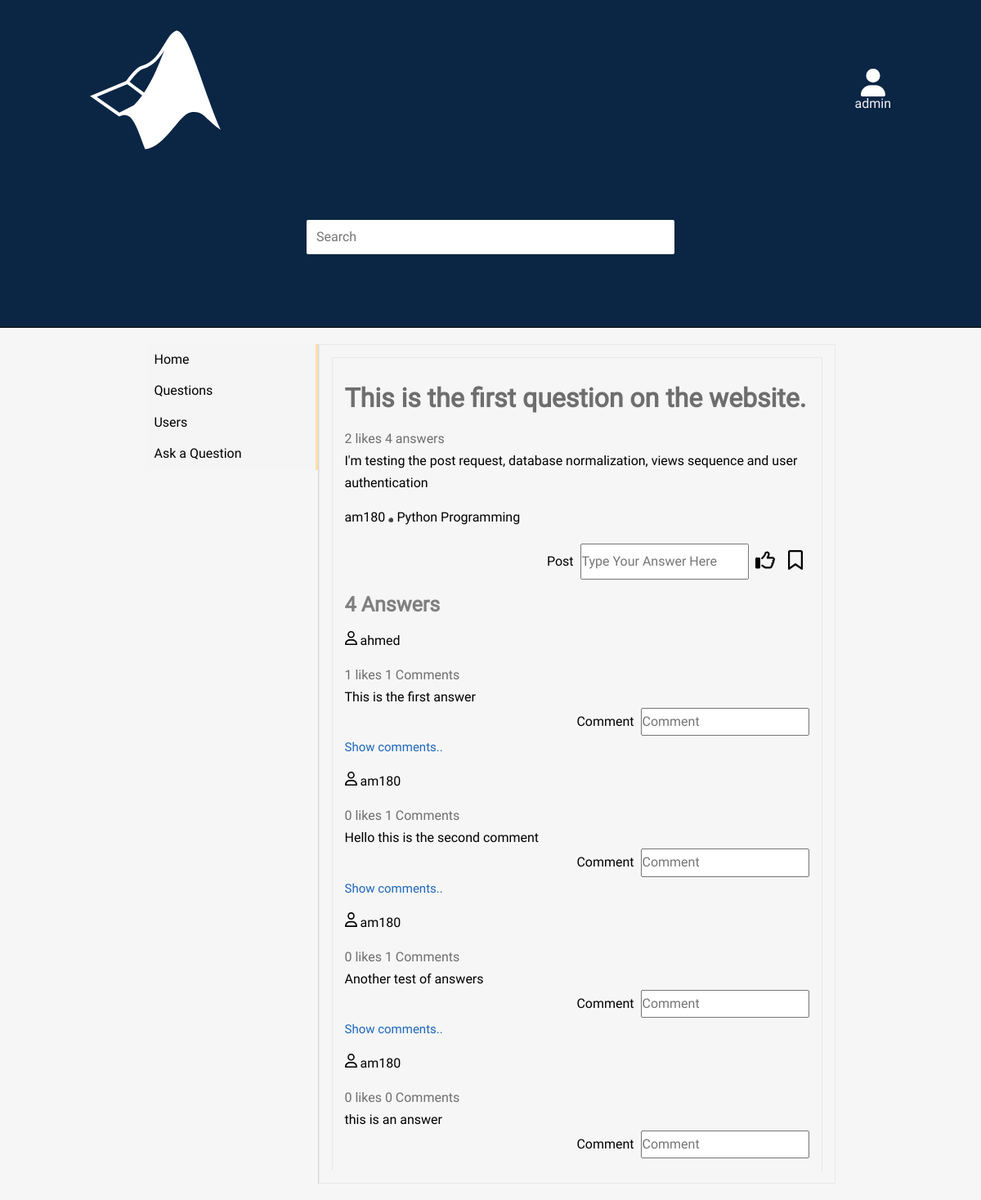
Screenshot of /3/ (signed in) with the database file from the repository.
### stack_eng/models.py (models this page shows, shortened)
class Question(models.Model):
    title = models.CharField(max_length=200)
    question_text = models.CharField(max_length=1500)
    publisher = models.ForeignKey(User, on_delete=models.CASCADE, related_name='question')
    views = models.IntegerField(default=0)
    image = models.ImageField(upload_to='images/questions/%y/%m/%d', blank=True, null=True)
    subject = models.CharField(max_length=50)
    pub_date = models.DateTimeField(default= datetime.now())
    slug = models.SlugField(blank=True, null=True)

class Answer(models.Model):
    question = models.ForeignKey(Question, on_delete=models.CASCADE, related_name='answer')
    answer_text = models.CharField(max_length=2500)
    publisher = models.ForeignKey(User, on_delete=models.CASCADE, related_name='answer')
    pub_date = models.DateTimeField(default= datetime.now())

### stack_eng/views.py (the view)
# urls.py: path('<int:pk>/', views.question, name='question'),
def question(request, pk):
    user = request.user
    question = Question.objects.get(pk=pk)
    answers = Answer.objects.filter(question=question).annotate(number_of_comments=Count('comment')).annotate(num_of_likes=Count('answer_like'))
    answersCounter = answers.count()
    comments = Comment.objects.filter(question=question)
    qlikes = QuestionLike.objects.filter(question=question)
    qlikesCounter = qlikes.count()
    alike = AnswerLike.objects.filter(question=question, liked_by=user)
    question_like = QuestionLike.objects.filter(question=question, liked_by = user).exists()
    save_status = False
    if Save.objects.filter(question=question, saved_by=user):
        save_status=True
    return render(request, 'question.html',
        {'question':question,
        'answers':answers,
        'answersCount':answersCounter,
        'comments':comments,
        'num_of_qlikes':qlikesCounter,
        'question_like':question_like,
        'answer_like': alike,
        'save_status':save_status
        }
    )

### templates/question.html (shortened to what this page needs)
{% extends 'main.html' %}
{% load static %}
{% block content %}
<link rel='stylesheet' href="{% static 'stylesheets/question.css' %}">
{% include 'navbar.html' %}
  <div class="que_section">
    <div class="question">
      <section class="stats">
        <h1>{{question.title}}</h1>
        {{num_of_qlikes}} likes {{answersCount}} answers
      </section>
      <p>{{question.question_text}}</p>
      <section class="user_details">
        <a>{{question.publisher}}</a> <span style='font-size:5px;'>&#9899;</span> {{question.subject}}
      </section>
      <section class="like">
        {% if save_status %}
        <button class="saves" value="saved"><img src="{% static 'SVGs/bookmark-saved.svg' %}" width="18px"></button>
        <input class='s' type='number' value="{{question.pk}}">
        {% else %}
        <button class="saves" value="unsaved"><img src="{% static 'SVGs/bookmark-unsaved.svg' %}" width="18px"></button>
        {% endif %}
        {% if question_like %}
        <button class="reactions" value="liked"><img src="{% static 'SVGs/thumbs-up-liked.svg' %}" width="24px"></button>
        <input class='r' type='number' value="{{question.pk}}">
        {% else %}
        <button class="reactions" value="unliked"><img src="{% static 'SVGs/thumbs-up-unliked.svg' %}" width="24px"></button>
        {% endif %}
        <input id='answer_field' type='text' placeholder="Type Your Answer Here">
        <button id="post_answer" value="{{question.pk}}">Post</button>
      </section>
      <div class="answers">
        <h1>{{answersCount}} Answers</h1>
      {% for answer in answers %}
        <div class="answer">
          <section class="user_details">
            <img src="{% static 'SVGs/user_stroke.svg' %}" width='15px'>
            {{answer.publisher}}
          </section>
          <section class="stats">
            {{answer.num_of_likes}} likes {{answer.number_of_comments}} Comments
          </section>
          <p>{{answer.answer_text}}</p>
          <section class="like comment_action">
            <input type="text" class='comment_field' placeholder="Comment">
            <button class='post_comment' value="{{answer.pk}}">Comment</button>
          </section>
          {% if answer.number_of_comments != 0 %}
          <button class="show_comments">Show comments..</button>
          {% endif %}
        </div>
      {% endfor %}
      </div>
    </div>
  </div>
{% endblock %}

### templates/main.html (shortened to what this page needs)
{% load static %}
<!DOCTYPE html>
<html lang="en">
<head>
    <link rel="stylesheet" href="{% static 'stylesheets/normalize.css'%}">
    <link rel="stylesheet" href="{% static 'stylesheets/main.css'%}">
    <link rel="stylesheet" href="{% static 'stylesheets/home.css'%}">
</head>
<body>
<div class="container">
    <div class="header">
        <img src="{% static 'SVGs/matlab-svgrepo-com.svg' %}" class="logo">
        {% if user.is_authenticated %}
            <section class="userlist">
                <img src="{% static 'SVGs/user.svg' %}" width="30px">
                {{user.username}}
            </section>
        {% else %}
            <section class="links">
                <a href="{% url 'login' %}">Login</a>
                <a href="{% url 'sign_up' %}">Sign up</a>
            </section>
        {% endif %}
        <input type="search" placeholder="Search" id='search'>
    </div>
    <div class="content">
        {% block content %}
        {% endblock %}
    </div>
</div>
</body>
</html>

### static/stylesheets/main.css (style rules this page uses)
* { margin: 0; padding: 0; }
.container { font-family: roboto, serif; }
body { background-color: #f6f6f6; }
.content { display: flex; justify-content: center; padding: 20px; background-color: #f6f6f6; }
.header { background-color: #0B2545; background-size: cover; display: flex; flex-direction: column; justify-content: center; align-items: center; border-bottom: 1px solid black; padding: 20px 100px; color: whitesmoke; }
input[type='search'] { width: 45%; padding: 12px; border-radius: 2px; border: none; margin: 10px; grid-column: 1/3; }
.logo { margin: 10px; width: 160px; margin: 10px auto 10px 10px; }
a { text-decoration: none; color: navajowhite; }
.userlist { padding: 10px; display: flex; flex-direction: column; align-items: center; margin-left: auto; }
.header { display: grid; grid-template-columns: 1fr 1fr; grid-template-rows: 1fr 1fr; justify-items: center; align-items: center; }

### static/stylesheets/home.css (style rules this page uses)
.content { flex-direction: row; }
.question { border: 1px solid #e8e8e8; padding: 15px; border-bottom: none; }
.stats { color: #6e6e6e; }
.user_details { margin: 20px 0; font-size: math; }
.content a { color: black }
.like { display: flex; flex-direction: row-reverse; }
.like button { background-color: transparent; border: none; cursor: pointer; }

### static/stylesheets/question.css (style rules this page uses)
.content { display: flex; flex-direction: row; justify-content: center; }
.que_section { max-width: 600px; word-wrap: break-word; padding: 15px; border: 1px solid #e8e8e8; }
.hide_comments, .show_comments { background: none; border: none; font-size: 15px; color: #1d66bd; cursor: pointer; }
.question { border-bottom: none; line-height: 27px; }
.stats { color: #6e6e6e; }
.user_details { margin: 15px 0; font-size: math; }
.like { display: flex; flex-direction: row-reverse; }
.like button { background-color: transparent; border: none; cursor: pointer; margin: 8px; }
.answers h1 { font-size: 25px; color: #808080; }

### rows the page displays
Question: title "This is the first question on the website.", question_text "I'm testing the post request, database normalization, views sequence and user authentication", publisher "am180", subject "Python Programming"
Answer: publisher "ahmed", num_of_likes "1", number_of_comments "1", answer_text "This is the first answer", {{ answer.pk }} 3 (drawn), shows "Show comments.."
Answer: publisher "am180", num_of_likes "0", number_of_comments "1", answer_text "Hello this is the second comment", {{ answer.pk }} 4 (drawn), shows "Show comments.."
Answer: publisher "am180", num_of_likes "0", number_of_comments "1", answer_text "Another test of answers", {{ answer.pk }} 5 (drawn), shows "Show comments.."
Answer: publisher "am180", num_of_likes "0", number_of_comments "0", answer_text "this is an answer", {{ answer.pk }} 10 (drawn)

### other values shown
{{ user.username }} "admin"
{{ num_of_qlikes }} "2"
{{ answersCount }} "4"
